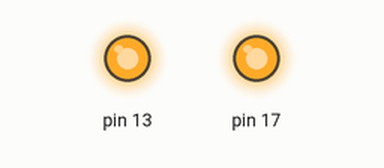
A sketch run on a simulated Arduino Uno, built with avr-gcc and run on an emulated ATmega328P. Parts: output pins drawn as LEDs (lit = HIGH).

Above: at 1.0 s.
At 5.5 s:
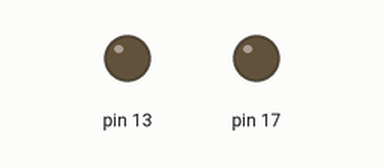
Timing chart, 0 to 6.9 s (numbered marks = the images above):
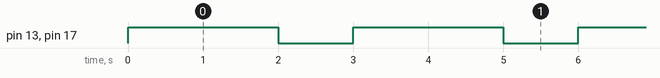

The sketch:

PROGRAMM4.INO.ino
```cpp
#define F_CPU 160000000UL
#include<avr/io.h>
#include<util/delay.h>
int main(void)
{
 DDRB|=(1<<PB5);
 DDRC|=(1<<PC3);
 while(1)
 {
  PORTB|=(1<<PB5);
  if(PINB &(1<<PB5))
  {
    PORTC|=(1<<PC3);

  }
  else
  {
    PORTC &~(1<<PC3);

  }
  _delay_ms(1000);
  PORTB &=~(1<<PC3);
  if(PINB &(1<<PB5))
  {
    PORTC|=(1<<PB3);
  }
  else
  {
    PORTC &=~(1<<PC3);
  }
  _delay_ms(1000);
  PORTB &=~(1<<PB5);
  if(PINB &(1<<PC5))
  {
    PORTC|=(1<<PC3);
  }
  else
  {
    PORTC &=~(1<<PC3);
  }
  _delay_ms(1000);
 }
}
```

Measured:
- by itself, pin 13, pin 17: alternates HIGH for 2.0 s and LOW for 1.0 s
